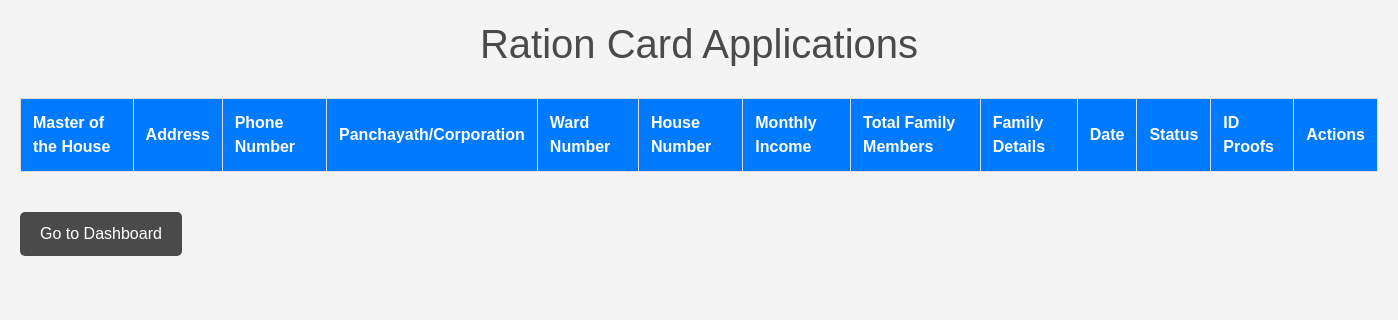
The app's page /ration-cards/, older data.
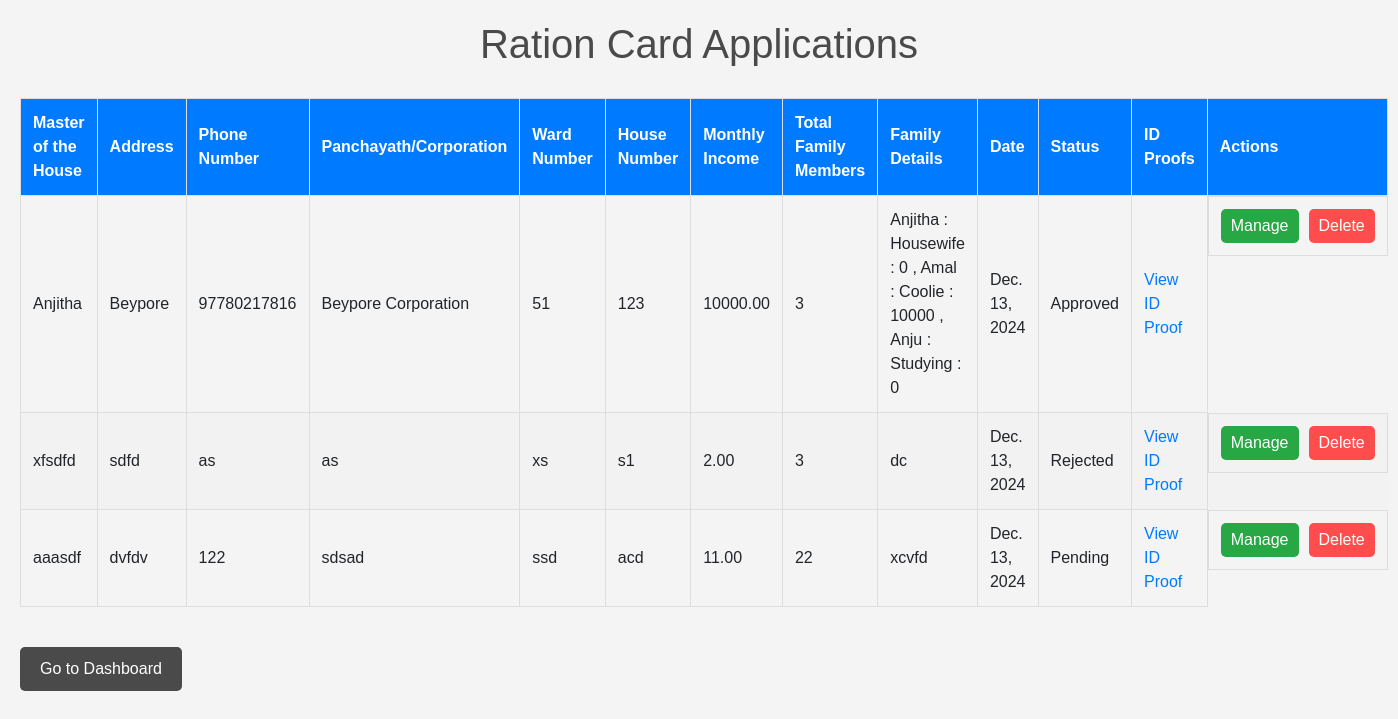
The same page, newer data.
### ration_app/models.py (models this page shows, shortened)
class RationCardApplications(models.Model):
    master_of_the_house = models.CharField(max_length=255)
    address = models.TextField()
    phone_number = models.CharField(max_length=15)
    punchayath_or_corporation = models.CharField(max_length=255)
    ward_number = models.CharField(max_length=10)
    house_number = models.CharField(max_length=10)
    monthly_income = models.DecimalField(max_digits=10, decimal_places=2)
    total_family_members = models.IntegerField()
    family_details = models.TextField()
    date = models.DateField()
    status = models.CharField(max_length=20, choices=[('Pending', 'Pending'), ('Approved', 'Approved'), ('Rejected', 'Rejected')], default='Pending')

class IDProofs(models.Model):
    application = models.ForeignKey(
        RationCardApplications, on_delete=models.CASCADE, related_name="id_proofs"
    )
    file = models.FileField(upload_to="id_proofs/")

### ration_app/views.py (the view)
# urls.py: path('ration-cards/', views.view_ration_cards, name='view_ration_cards'),
def view_ration_cards(request):
    applications = RationCardApplications.objects.all()
    return render(request, 'view_ration_cards.html', {'applications': applications})

### templates/view_ration_cards.html (shortened to what this page needs)
<!DOCTYPE html>
<html lang="en">
<head>
    <link href="https://stackpath.bootstrapcdn.com/bootstrap/4.5.2/css/bootstrap.min.css" rel="stylesheet">
</head>
<body>
    <h1>Ration Card Applications</h1>
    <table>
        <thead>
            <tr>
                <th>Master of the House</th>
                <th>Address</th>
                <th>Phone Number</th>
                <th>Panchayath/Corporation</th>
                <th>Ward Number</th>
                <th>House Number</th>
                <th>Monthly Income</th>
                <th>Total Family Members</th>
                <th>Family Details</th>
                <th>Date</th>
                <th>Status</th>
                <th>ID Proofs</th>
                <th>Actions</th>
            </tr>
        </thead>
        <tbody>
            {% for application in applications %}
                <tr>
                    <td>{{ application.master_of_the_house }}</td>
                    <td>{{ application.address }}</td>
                    <td>{{ application.phone_number }}</td>
                    <td>{{ application.punchayath_or_corporation }}</td>
                    <td>{{ application.ward_number }}</td>
                    <td>{{ application.house_number }}</td>
                    <td>{{ application.monthly_income }}</td>
                    <td>{{ application.total_family_members }}</td>
                    <td>{{ application.family_details }}</td>
                    <td>{{ application.date }}</td>
                    <td>{{ application.status }}</td>
                    <td>
                        {% for idproof in application.id_proofs.all %}
                            <a href="{{ idproof.file.url }}" target="_blank">View ID Proof</a><br>
                        {% empty %}
                            No ID Proofs uploaded.
                        {% endfor %}
                    </td>
                    <td class="actions">
                        <a href="{% url 'manage_ration_card' application.id %}">Manage</a>
                        <form action="{% url 'delete_ration_card' application.id %}" method="POST" style="display:inline;">
                            <button type="submit" onclick="return confirm('Are you sure you want to delete this application?')" class="delete-btn">Delete</button>
                        </form>
                    </td>
                </tr>
            {% endfor %}
        </tbody>
    </table>
    <a href="{% url 'admin_dashboard' %}" class="dashboard-btn">Go to Dashboard</a>
</body>
</html>

Row changes from the older to the newer data that the page shows:
added RationCardApplications: master_of_the_house "Anjitha", address "Beypore", phone_number "97780217816", punchayath_or_corporation "Beypore Corporation", ward_number "51", house_number "123", monthly_income "10000.00", total_family_members "3", family_details "Anjitha : Housewife : 0 , Amal : Coolie : 10000 , Anju : Studying : 0", date "Dec. 13, 2024", status "Approved"
added RationCardApplications: master_of_the_house "xfsdfd", address "sdfd", phone_number "as", punchayath_or_corporation "as", ward_number "xs", house_number "s1", monthly_income "2.00", total_family_members "3", family_details "dc", date "Dec. 13, 2024", status "Rejected"
added RationCardApplications: master_of_the_house "aaasdf", address "dvfdv", phone_number "122", punchayath_or_corporation "sdsad", ward_number "ssd", house_number "acd", monthly_income "11.00", total_family_members "22", family_details "xcvfd", date "Dec. 13, 2024", status "Pending"
